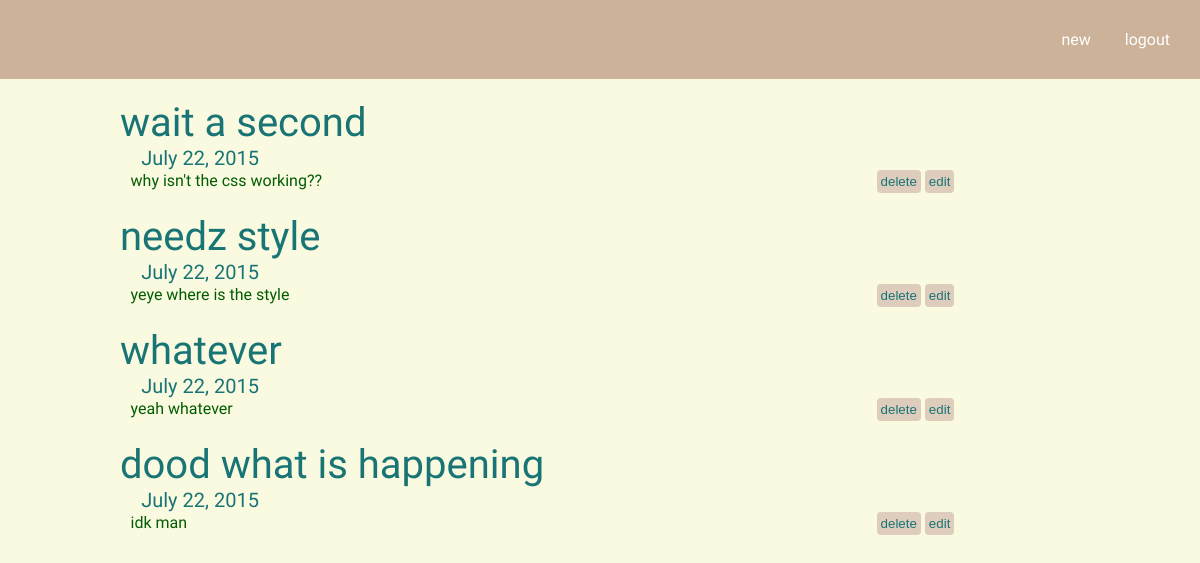
Before: /idiot/ with the older database file.
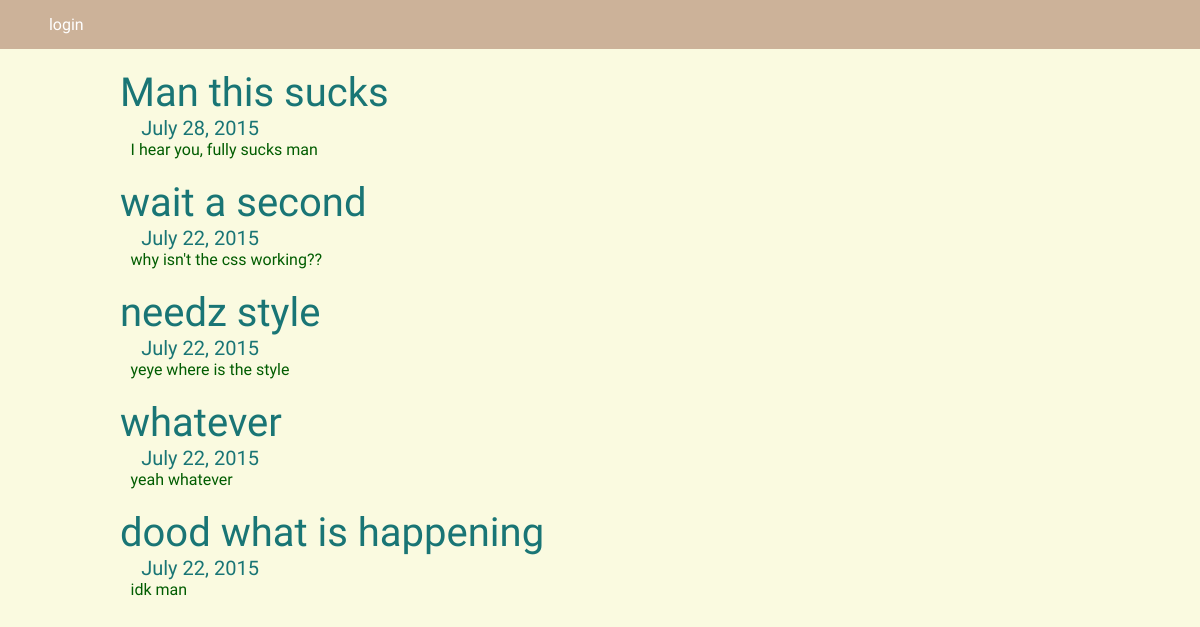
After: the same page with the newer database file.
### post/models.py (models this page shows, shortened)
class Post(models.Model):
    author = models.ForeignKey(User)
    text = models.TextField()
    subject = models.CharField(max_length=20)
    date = models.DateField(timezone.now())

### post/views.py (the view)
# urls.py: url(r'^(?P<username>[\w-]+)/$', views.main, name='main'),
def main(request, username):
	u = get_object_or_404(User, username=username)
	p = u.post_set.all().order_by('-id')
	if u.is_authenticated() and u.is_active:
		return render(request, 'post/index.html', {'user' : u, 'posts' : p, 'logged' : 'yes'})
	else :
		return render(request, 'post/index.html', {'user' : u, 'posts' : p})

### post/templates/post/index.html (shortened to what this page needs)
{% load staticfiles %}
<head>
	<link rel="stylesheet" type="text/css" href="{% static "css/poststyle.css" %}">
</head>
<body>
	<div id = "nav">
		<div id = "logo">
		</div>
		{% if logged %}
		<div id = "transfer">
			<div id = "new">
				<a href = "{% url 'post:new' user.username %}">new</a>
			</div>
			<div id = "logout">
				<a href = "{% url 'login:done' user.username %}">logout</a>
			</div>
		{% else %}
			<div id = "login">
				<a href = "{% url 'login:index' %}">login</a>
			</div>
		</div>
		{% endif %}
	</div>
	</div>
	<div id = "postlist">
		<ul>
		{% for post in posts %}
			<li id = "post">
				<div "line">
					<div id = "sub">
						{{ post.subject }}
					</div>
					<div id = "date">
						{{ post.date }}
					</div>
				</div>
				<div id = "line">
					<div id = "text">
						{{ post.text }}
					</div>
				{% if logged %}
					<div id = "formz">
						<form action = "{% url 'post:delete' post.id %}" method='POST'>
							<input type="submit" value="delete" id = "delete" class = "font">
						</form>
						<form action = "{% url 'post:edit' post.id %}" method='POST'>
							<input type="submit" value="edit" id = "edit" class = "font">
						</form>
					</div>
				</div>
				{% endif %}
			</li>
		{% endfor %}
		</ul>
	</div>
</body>

### post/static/css/poststyle.css (style rules this page uses)
* { margin: 0; padding: 0; color: }
a { color: white; text-decoration: none; }
body { font-family: Raleway; background-color: rgb(250, 250, 224); }
#nav { background-color: rgb(204, 178, 153); display: inline-block; width: 100%; }
#nav div { display: inline-block; padding: 15px; }
#postlist { color: rgb(0, 92, 0); background-color: rgb(250, 250, 224); }
#post { margin: 20px; margin-left: 10%; }
#post div { display: block; }
#line div { display: inline-block; }
#sub { color: rgb(25, 117, 117); font-size: 40px; }
#date { font-size: 20px; color: rgb(25, 117, 117); margin-left: 2%; }
#text { margin-left: 1%; width:70%; }
li { list-style: none; }

Changed rows visible on the page:
added Post: subject "Man this sucks", date "July 28, 2015", text "I hear you, fully sucks man"
shown differently, row unchanged: Post "wait a second": value "delete" → (not shown); value "edit" → (not shown)
shown differently, row unchanged: Post "needz style": value "delete" → (not shown); value "edit" → (not shown)
shown differently, row unchanged: Post "whatever": value "delete" → (not shown); value "edit" → (not shown)
shown differently, row unchanged: Post "dood what is happening": value "delete" → (not shown); value "edit" → (not shown)
Other visible differences:
text no longer shown: "new logout"
text now shown: "login"
